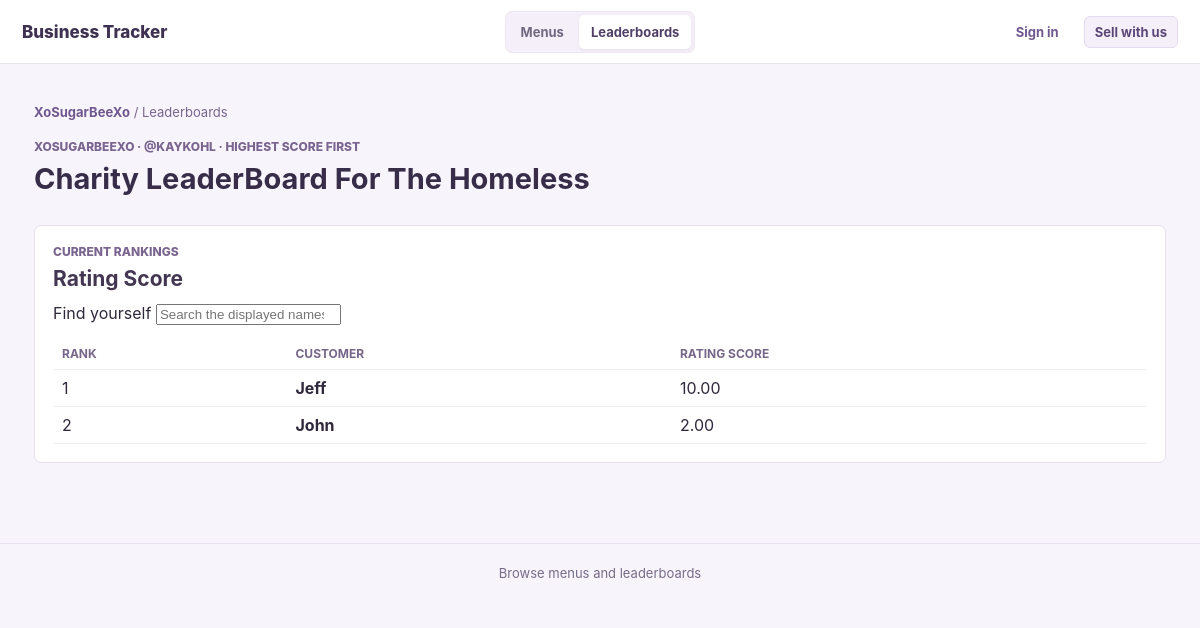
The page /sellers/kaykohl/leaderboards/1 on the database its author committed.
### models.py (models this page shows)
class CreatorAccount(db.Model):
    __tablename__ = 'creator_account'
    id = db.Column(db.Integer, primary_key=True)
    username = db.Column(db.String(64), nullable=False, unique=True)
    email = db.Column(db.String(255), nullable=False, unique=True)
    display_name = db.Column(db.String(120))
    bio = db.Column(db.Text)
    password_hash = db.Column(db.String(255), nullable=False)
    is_admin = db.Column(db.Boolean, nullable=False, default=False)
    is_approved = db.Column(db.Boolean, nullable=False, default=False)
    stripe_account_id = db.Column(db.String(255), unique=True)
    stripe_customer_id = db.Column(db.String(255))
    stripe_subscription_id = db.Column(db.String(255))
    stripe_subscription_checkout_session_id = db.Column(db.String(255))
    stripe_subscription_status = db.Column(db.String(40), nullable=False, default='inactive')
    stripe_subscription_period_end = db.Column(db.DateTime)
    subscription_exempt = db.Column(db.Boolean, nullable=False, default=False)
    stripe_charges_enabled = db.Column(db.Boolean, nullable=False, default=False)
    stripe_details_submitted = db.Column(db.Boolean, nullable=False, default=False)
    accepting_orders = db.Column(db.Boolean, nullable=False, default=False)
    banner_notifications = db.Column(db.Boolean, nullable=False, default=True)
    email_notifications = db.Column(db.Boolean, nullable=False, default=False)
    created_at = db.Column(db.DateTime, default=datetime.utcnow, nullable=False)
    version_id = db.Column(db.Integer, nullable=False, default=1)
    __table_args__ = (
        db.Index('uq_creator_stripe_customer_id', 'stripe_customer_id', unique=True),
        db.Index('uq_creator_stripe_subscription_id', 'stripe_subscription_id', unique=True),
    )
    __mapper_args__ = {'version_id_col': version_id}

class Leaderboard(db.Model):
    id = db.Column(db.Integer, primary_key=True)
    owner_id = db.Column(db.Integer, db.ForeignKey('creator_account.id'), nullable=False)
    name = db.Column(db.String(160), nullable=False)
    description = db.Column(db.Text)
    score_label = db.Column(db.String(80), nullable=False, default='Score')
    sort_order = db.Column(db.String(4), nullable=False, default='desc')
    is_public = db.Column(db.Boolean, nullable=False, default=True)
    created_at = db.Column(db.DateTime, default=datetime.utcnow)
    version_id = db.Column(db.Integer, nullable=False, default=1)
    __table_args__ = (
        db.Index('ix_leaderboard_owner_name', 'owner_id', 'name'),
        db.Index('ix_leaderboard_public', 'is_public', 'owner_id'),
    )
    __mapper_args__ = {'version_id_col': version_id}
    entries = db.relationship('LeaderboardEntry', back_populates='leaderboard', cascade='all, delete-orphan', lazy=True)

class LeaderboardEntry(db.Model):
    id = db.Column(db.Integer, primary_key=True)
    leaderboard_id = db.Column(db.Integer, db.ForeignKey('leaderboard.id'), nullable=False)
    customer_id = db.Column(db.Integer, db.ForeignKey('customer.id'), nullable=False)
    score = db.Column(db.Numeric(12, 2), nullable=False, default=0)
    use_username = db.Column(db.Boolean, nullable=False, default=False)
    version_id = db.Column(db.Integer, nullable=False, default=1)
    __table_args__ = (
        db.UniqueConstraint('leaderboard_id', 'customer_id', name='uq_leaderboard_customer'),
        db.Index('ix_leaderboard_entry_score', 'leaderboard_id', 'score'),
    )
    __mapper_args__ = {'version_id_col': version_id}
    leaderboard = db.relationship('Leaderboard', back_populates='entries')
    customer = db.relationship('Customer', back_populates='leaderboard_entries')

class Customer(db.Model):
    id = db.Column(db.Integer, primary_key=True)
    owner_id = db.Column(db.Integer, db.ForeignKey('creator_account.id'), nullable=False)
    name = db.Column(db.String(160), nullable=False)
    email = db.Column(db.String(160))
    username = db.Column(db.String(160))
    notes = db.Column(db.Text)
    created_at = db.Column(db.DateTime, default=datetime.utcnow)
    version_id = db.Column(db.Integer, nullable=False, default=1)
    __table_args__ = (db.Index('ix_customer_owner_name', 'owner_id', 'name'),)
    __mapper_args__ = {'version_id_col': version_id}
    sales = db.relationship('Sale', backref='customer', lazy=True)
    leaderboard_entries = db.relationship('LeaderboardEntry', back_populates='customer', cascade='all, delete-orphan', lazy=True)

### app.py (the view)
@app.route('/sellers/<username>/leaderboards/<int:id>')
def public_leaderboard(username, id):
    seller = CreatorAccount.query.filter(
        func.lower(CreatorAccount.username) == username.lower(), CreatorAccount.is_approved.is_(True),
        _seller_subscription_access(),
    ).first_or_404()
    board = Leaderboard.query.filter_by(id=id, owner_id=seller.id, is_public=True).first_or_404()
    score_order = LeaderboardEntry.score.desc() if board.sort_order == 'desc' else LeaderboardEntry.score.asc()
    entries = db.session.query(LeaderboardEntry).join(Customer).filter(
        LeaderboardEntry.leaderboard_id == board.id, Customer.owner_id == seller.id
    ).order_by(score_order, LeaderboardEntry.id).all()
    return render_template(
        'storefront/leaderboard.html', seller=seller, board=board, entries=entries
    )

### app.py (called while the page is built, shortened)
def _seller_subscription_access():
    return or_(
        CreatorAccount.is_admin.is_(True),
        CreatorAccount.subscription_exempt.is_(True),
        CreatorAccount.stripe_subscription_status.in_(ACTIVE_SUBSCRIPTION_STATUSES),
    )

@event.listens_for(Session, 'do_orm_execute')
def scope_creator_queries(execute_state):
    if not execute_state.is_select or not execute_state.is_orm_statement or not has_request_context():
        return
    creator_id = getattr(g, 'creator_id', None)
    if getattr(g, 'is_admin', False):
        return
    if not creator_id or request.endpoint in PUBLIC_ENDPOINTS:
        return
    execute_state.statement = execute_state.statement.options(*(
        with_loader_criteria(model, lambda entity: entity.owner_id == creator_id, include_aliases=True)
        for model in TENANT_MODELS
    ))

@app.before_request
def require_creator():
    if request.endpoint in PUBLIC_ENDPOINTS:
        store_customer_id = session.get('store_customer_id')
        g.store_customer = db.session.get(StoreCustomer, store_customer_id) if store_customer_id else None
        creator_id = session.get('creator_id')
        return

@app.context_processor
def helpers():
    creator = getattr(g, 'creator', None)
    unread_notifications = []
    if creator and creator.banner_notifications:
        unread_notifications = SellerNotification.query.filter_by(
            owner_id=creator.id, read_at=None
        ).order_by(SellerNotification.created_at.desc()).limit(3).all()
    return {
        'money': lambda x: f'${money(x):,.2f}',
        'current_creator': creator,
        'current_store_customer': getattr(g, 'store_customer', None),
        'unread_notifications': unread_notifications,
    }

### templates/storefront/leaderboard.html (shortened to what this page needs)
{% extends 'public_base.html' %}
{% block content %}
<p class="public-breadcrumb"><a href="{{url_for('seller_store', username=seller.username)}}">{{seller.display_name or seller.username}}</a> / Leaderboards</p>
<section class="public-seller-heading">
    <p class="public-kicker">{{seller.display_name or seller.username}} · @{{seller.username}} · {{'Highest score first' if board.sort_order == 'desc' else 'Lowest score first'}}</p>
    <h1>{{board.name}}</h1>
</section>
<section class="public-section public-standings">
    <div class="public-section-heading"><div><p class="public-kicker">Current rankings</p><h2>{{board.score_label}}</h2></div></div>
    <div class="public-standing-search">
        <label for="standing-search">Find yourself</label>
        <input id="standing-search" type="search" placeholder="Search the displayed names" autocomplete="off">
    </div>
    <div class="table-scroll">
        <table>
            <thead><tr><th>Rank</th><th>Customer</th><th>{{board.score_label}}</th></tr></thead>
            <tbody>
                {% for entry in entries %}
                {% set display_name = entry.customer.username if entry.use_username and entry.customer.username else ('Anonymous' if entry.use_username else entry.customer.name) %}
                <tr data-standing-name="{{display_name|lower}}"><td>{{loop.index}}</td><td><strong>{{display_name}}</strong></td><td>{{'%.2f'|format(entry.score)}}</td></tr>
                {% else %}<tr><td colspan="3">No scores have been added yet.</td></tr>{% endfor %}
            </tbody>
        </table>
    </div>
</section>
{% endblock %}

### static/css/app.css (style rules this page uses)
:root { font-family: Inter, system-ui, -apple-system, Segoe UI, sans-serif; color: #20242b; background: #f5f6f8; }
* { box-sizing: border-box; }
body { margin: 0; display: flex; min-height: 100vh; }
h1 { margin: 0; font-size: 26px; }
h2 { font-size: 18px; margin-top: 0; }
table { width: 100%; border-collapse: collapse; }
th, td { text-align: left; padding: 8px 9px; border-bottom: 1px solid #eceef2; }
th { font-size: 12px; text-transform: uppercase; color: #697280; }
:root { --purple: #8b5cf6; --purple-dark: #6d3fd6; --purple-soft: #f1ebff; --border: #e6e0f0; }
body { background: #faf9fd; color: #29233a; }
.table-scroll { overflow-x: auto; -webkit-overflow-scrolling: touch; }
.table-scroll table { min-width: 620px; }
.public-site { display: block; min-height: 100vh; background: #f3f6f4; color: #202b2a; }
.public-nav a:not(.button), .public-auth-note a, .public-breadcrumb a { color: #17685e; font-weight: 700; text-decoration: none; }
.public-search-panel h1, .public-seller-heading h1 { margin: 0 0 16px; font-size: 30px; }
.public-kicker { margin: 0 0 7px; color: #b9d7cd; font-size: 12px; font-weight: 800; text-transform: uppercase; }
.public-section { margin-bottom: 26px; }
.public-section-heading { display: flex; align-items: end; justify-content: space-between; gap: 12px; margin-bottom: 12px; }
.public-section-heading .public-kicker, .public-seller-heading .public-kicker, .public-breadcrumb { color: #648078; }
.public-section-heading h2 { margin: 0; color: #203a35; font-size: 21px; }
.public-seller-heading { margin-bottom: 26px; padding: 24px 0 8px; }
.public-seller-heading h1 { margin-bottom: 8px; color: #203a35; }
.public-breadcrumb { margin: 0; font-size: 13px; }
.public-standings { padding: 18px; background: #fff; border: 1px solid #dce5e0; border-radius: 7px; }
.public-standings table { min-width: 420px; }
.public-standings th { color: #60766f; }
.public-site { background: #f7f4fb; color: #30283b; }
.public-account-nav a:not(.public-account-cta), .public-auth-note a, .public-breadcrumb a { color: #70578f; font-size: 13px; font-weight: 700; text-decoration: none; }
.public-intro .public-kicker, .public-seller-heading .public-kicker, .public-section-heading .public-kicker, .public-board-link .public-kicker, .public-breadcrumb { color: #79658f; }
.public-intro h1, .public-seller-heading h1 { margin: 0 0 8px; color: #382d49; font-size: 29px; }
.public-section-heading h2 { color: #423653; }
.public-seller-heading { margin-bottom: 20px; padding: 19px 0 2px; }
.public-seller-heading h1 { margin-bottom: 7px; }
.public-standings { background: #fff; border-color: #e6dfed; }
.public-standings th { color: #75668a; }

### rows shown on the page
CreatorAccount: display_name "XoSugarBeeXo", display_name "XOSUGARBEEXO", username "KAYKOHL"
Leaderboard: sort_order "HIGHEST SCORE FIRST", name "Charity LeaderBoard For The Homeless", score_label "Rating Score", score_label "RATING SCORE"
LeaderboardEntry: score "10.00"
Customer: name "Jeff"
LeaderboardEntry: score "2.00"
Customer: name "John"
